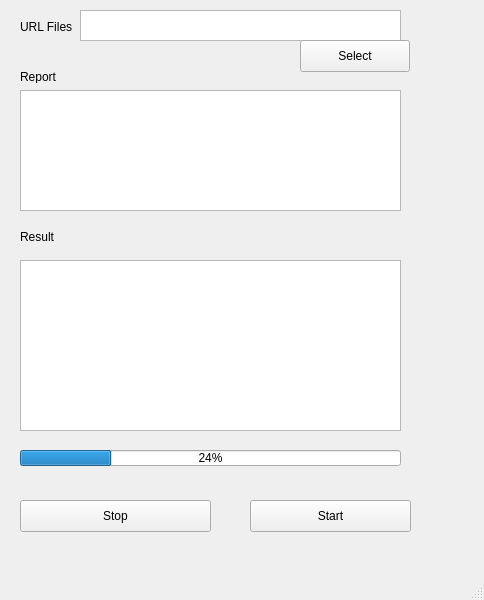
<?xml version="1.0" encoding="UTF-8"?>
<ui version="4.0">
 <class>MainWindow</class>
 <widget class="QMainWindow" name="MainWindow">
  <property name="geometry">
   <rect>
    <x>0</x>
    <y>0</y>
    <width>484</width>
    <height>600</height>
   </rect>
  </property>
  <property name="windowTitle">
   <string>MainWindow</string>
  </property>
  <widget class="QWidget" name="centralwidget">
   <widget class="QLabel" name="filepicker_lbl">
    <property name="geometry">
     <rect>
      <x>20</x>
      <y>20</y>
      <width>56</width>
      <height>13</height>
     </rect>
    </property>
    <property name="text">
     <string>URL Files</string>
    </property>
   </widget>
   <widget class="QTextEdit" name="filepicker_textEdit">
    <property name="geometry">
     <rect>
      <x>80</x>
      <y>10</y>
      <width>321</width>
      <height>31</height>
     </rect>
    </property>
   </widget>
   <widget class="QLabel" name="report_lbl">
    <property name="geometry">
     <rect>
      <x>20</x>
      <y>70</y>
      <width>56</width>
      <height>13</height>
     </rect>
    </property>
    <property name="text">
     <string>Report</string>
    </property>
   </widget>
   <widget class="QPlainTextEdit" name="report_txtedit">
    <property name="geometry">
     <rect>
      <x>20</x>
      <y>90</y>
      <width>381</width>
      <height>121</height>
     </rect>
    </property>
    <property name="readOnly">
     <bool>true</bool>
    </property>
   </widget>
   <widget class="QLabel" name="result_lbl">
    <property name="geometry">
     <rect>
      <x>20</x>
      <y>230</y>
      <width>56</width>
      <height>13</height>
     </rect>
    </property>
    <property name="text">
     <string>Result</string>
    </property>
   </widget>
   <widget class="QPlainTextEdit" name="result_TextEdit_2">
    <property name="geometry">
     <rect>
      <x>20</x>
      <y>260</y>
      <width>381</width>
      <height>171</height>
     </rect>
    </property>
    <property name="readOnly">
     <bool>true</bool>
    </property>
   </widget>
   <widget class="QProgressBar" name="progressBar">
    <property name="geometry">
     <rect>
      <x>20</x>
      <y>450</y>
      <width>381</width>
      <height>16</height>
     </rect>
    </property>
    <property name="value">
     <number>24</number>
    </property>
   </widget>
   <widget class="QPushButton" name="stop_pushButton">
    <property name="geometry">
     <rect>
      <x>20</x>
      <y>500</y>
      <width>191</width>
      <height>32</height>
     </rect>
    </property>
    <property name="text">
     <string>Stop</string>
    </property>
   </widget>
   <widget class="QPushButton" name="start_pushButton_2">
    <property name="geometry">
     <rect>
      <x>250</x>
      <y>500</y>
      <width>161</width>
      <height>32</height>
     </rect>
    </property>
    <property name="text">
     <string>Start</string>
    </property>
   </widget>
   <widget class="QPushButton" name="select_pushButton_3">
    <property name="geometry">
     <rect>
      <x>300</x>
      <y>40</y>
      <width>110</width>
      <height>32</height>
     </rect>
    </property>
    <property name="text">
     <string>Select</string>
    </property>
   </widget>
  </widget>
  <widget class="QMenuBar" name="menubar">
   <property name="geometry">
    <rect>
     <x>0</x>
     <y>0</y>
     <width>484</width>
     <height>22</height>
    </rect>
   </property>
  </widget>
  <widget class="QStatusBar" name="statusbar"/>
 </widget>
 <resources/>
 <connections/>
</ui>
